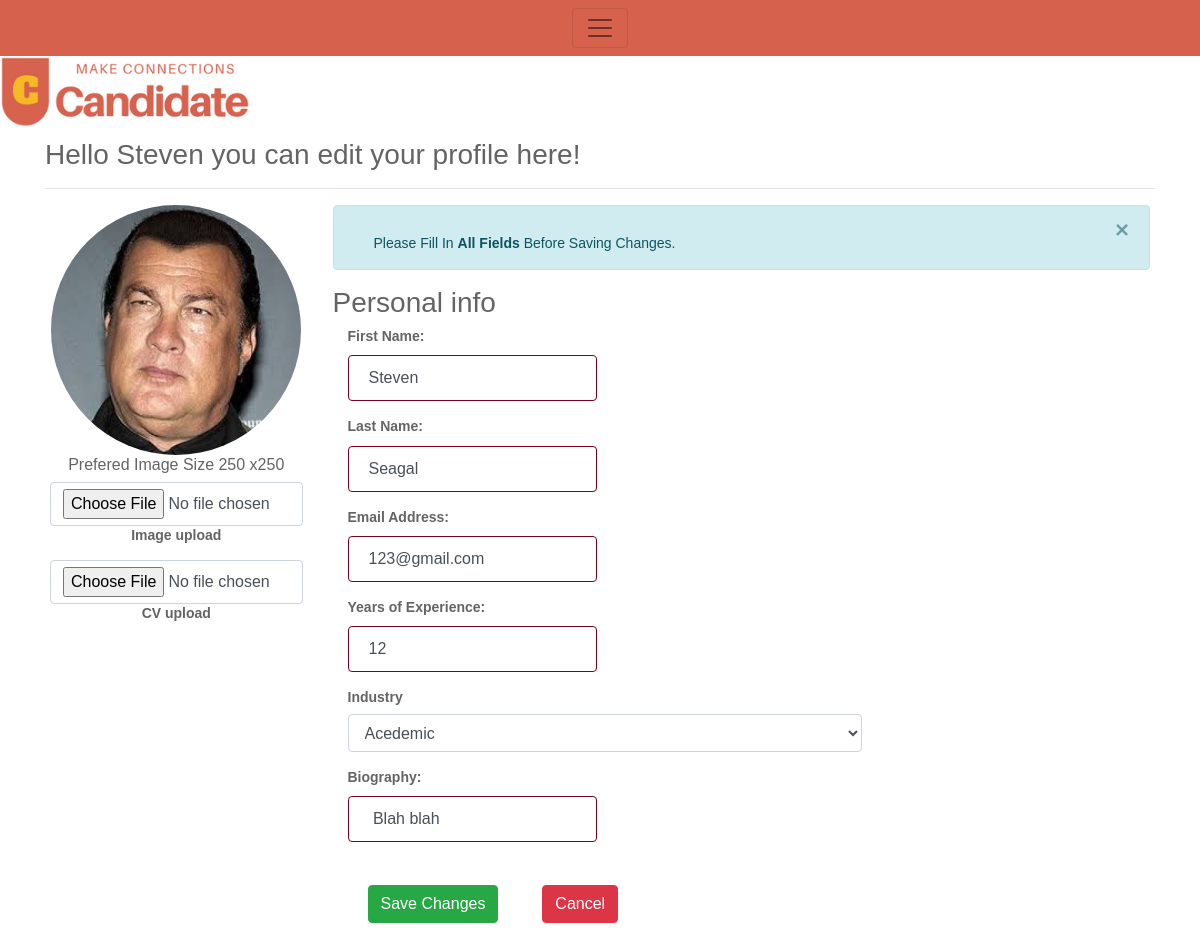
Page /editProfile.php?id=2 on the committed database.
### tables this page shows
CREATE TABLE IF NOT EXISTS `newuser` (
  `id` int(100) NOT NULL AUTO_INCREMENT,
  `first` varchar(128) NOT NULL,
  `last` varchar(128) NOT NULL,
  `uid` varchar(128) NOT NULL,
  `pwd` varchar(1000) NOT NULL,
  `email` varchar(255) NOT NULL,
  `years` int(11) NOT NULL,
  `industry` enum('it','retail','medical','manual labour','academic','accountancy and finance','architecture/design','childcare','drivers','education/training','graduate','hair and beauty','motor industry') DEFAULT NULL,
  `bio` varchar(1000) NOT NULL,
  `userPic` varchar(200) NOT NULL,
  `user_cv` varchar(255) NOT NULL,
  `timestamp` timestamp NOT NULL DEFAULT CURRENT_TIMESTAMP,
  PRIMARY KEY (`id`)
);

### editProfile.php (the view, shortened to what this page needs)
<?php
include_once("configs/dbh.php");
include 'header.php';
?>
<?php
$id = $_GET['id'];
$result = mysqli_query($conn, "SELECT * FROM newuser WHERE id=$id");
while($res = mysqli_fetch_array($result))
{
	$firstName = $res['first'];
	$lastName = $res['last'];
    $email = $res['email'];
    $yearsXP = $res['years'];
	$bio = $res['bio'];
}
?>
<?php
	require_once 'configs/imageUploadConnection.php';
	if(isset($_GET['id']) && !empty($_GET['id']))
	{
		$id = $_GET['id'];
		$stmt_edit = $conn->prepare('SELECT id,first,last,years,industry,bio,userPic, user_cv FROM newuser WHERE id =:uid');
		$stmt_edit->execute(array(':uid'=>$id));
		$edit_row = $stmt_edit->fetch(PDO::FETCH_ASSOC);
		extract($edit_row);
	}
	else
	{
		header("Location: userprofile.php");
	}
				?>
<!doctype html>
<html lang="en">
<head>
</head>
<body>
	<form method="post" enctype="multipart/form-data" class="form-horizontal" role="form">
	<div class="container">
    <h3>Hello <?php echo $firstName; ?> you can edit your profile here!</h3>
  	<hr>
	<div class="row">
      <div class="col-md-3">
        <div class="text-center">
		<img src="user_images/<?php echo $userPic; ?>" height="250" width="250" class="rounded-circle" alt="avatar" />
          <h6>Prefered Image Size 250 x250</h6>
          <input type="file" name="user_image" class="form-control" accept="image/*">
		  <p><b>Image upload</b></p>
		  <input type="file" name="user_cv" class="form-control" accept="file_extention/*">
		  <p><b>CV upload</b></p>
        </div>
	  </div>
	  <div class="col-md-9 personal-info">
        <div class="alert alert-info alert-dismissable">
          <a class="panel-close close" data-dismiss="alert">×</a>
          <i class="fa fa-coffee"></i>
          Please Fill In <strong>All Fields</strong> Before Saving Changes.
        </div>
		<h3>Personal info</h3>
		<div class="form-group">
            <label class="col-lg-3 control-label">First Name:</label>
            <div class="col-lg-8">
			<input class="form-control" type="text" name="first_name" value="<?php echo $firstName; ?>" required />
            </div>
		</div>
		<div class="form-group">
            <label class="col-lg-3 control-label">Last Name:</label>
            <div class="col-lg-8">
			<input class="form-control" type="text" name="last_name" value="<?php echo $lastName; ?>" required />
            </div>
		</div>
		<div class="form-group">
            <label class="col-lg-3 control-label">Email Address:</label>
            <div class="col-lg-8">
			<input class="form-control" type="text" name="email_Address" value="<?php echo $email; ?>" required />
            </div>
		</div>
		<div class="form-group">
            <label class="col-lg-3 control-label">Years of Experience:</label>
            <div class="col-lg-8">
			<input class="form-control" type="text" name="years_XP" value="<?php echo $yearsXP; ?>" required />
            </div>
		</div>
		<div class="form-group">
            <label class="col-lg-3 control-label">Industry</label>
            <div class="col-lg-8">
              <div class="ui-select">
                <select name="industry_Type" class="form-control">
                  <option value="academic">Acedemic</option>
                </select>
              </div>
            </div>
          </div>
		<div class="form-group">
            <label class="col-lg-3 control-label">Biography:</label>
            <div class="col-lg-8">
			<input class="form-control" type="text" name="biography" value="<?php echo $bio; ?>" required />
            </div>
        </div>
	<div class="form-group">
            <label class="col-md-3 control-label"></label>
            <div class="col-md-8">
			<button type="submit" name="btn_save_updates" class="btn btn-success"> Save Changes</button>
              <button type="submit" name="cancel" class="btn btn-danger">Cancel </button>
            </div>
		  </div>
		  </div>
        </div>
		</div>
</form>
</body>
</html>

### rows in the picture
newuser: first "Steven", userPic (picture), first_name "Steven", last_name "Seagal", email_Address "123@gmail.com", years_XP "12", biography "Blah blah"
